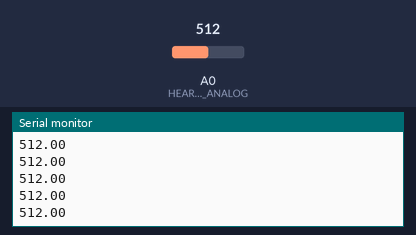
Simulated run of this sketch. Board: Arduino Uno, built with avr-gcc and run on an emulated ATmega328P. Parts: the last lines printed to the serial monitor. The test bench sets the inputs (shaded band); at power-on: A0 (HEARTBEAT_ANALOG) = 512.

Above: at 1.2 s.
1.3 s: A0 (HEARTBEAT_ANALOG) set to 716
At 2.1 s:
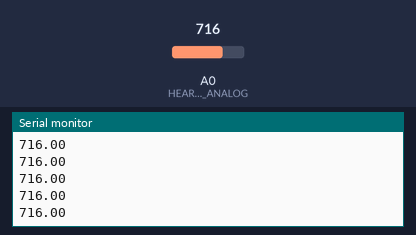
2.8 s: A0 (HEARTBEAT_ANALOG) set to 900
At 3.7 s:
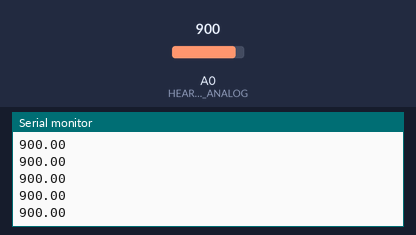
Timing chart, 0 to 5.8 s (numbered marks = the images above; inputs shaded):
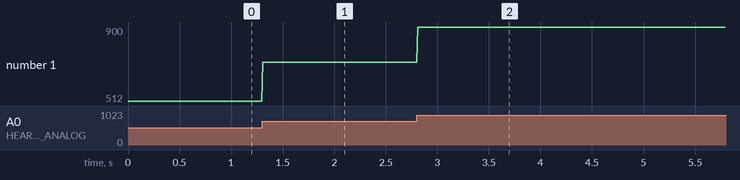

The sketch:

KY-039-HEARTBEAT-MODULE.ino
```cpp
/*
KY-039 HEART BEAT SENSOR MODULE
1. READING THE A/D SIGNAL
2. TAKING AVG OF 10 SAMPLES
3. SENDING THE DATA TO UART TO LAPTOP
4. DELAY OF 10 milli Seconds
5. Reapeat the Process
*/

#define HEARTBEAT_ANALOG A0
void setup() {
  //A0 -A/D -Input
  pinMode(HEARTBEAT_ANALOG, INPUT);
  //UART -9600-8N1 -Initialization
  Serial.begin(9600);
}

void loop() {
  float pulse;
  int pulse_sum = 0;
  //tsking 10 samples
  for (int i = 0; i < 10; i++)
    pulse_sum += analogRead(HEARTBEAT_ANALOG);
  //avg of 10 samples
  pulse = pulse_sum / 10.00;
  //print on UART
  Serial.println(pulse);
  delay(10); //10 milli seconds
}
```

Measured:
- after the input at 1.3 s, the serial monitor: prints a new line at once (image 1)
- after the input at 2.8 s, the serial monitor: prints a new line at once (image 2)
- plotted number 1: 512 → 716 after the input at 1.3 s, 716 → 900 after the input at 2.8 s
